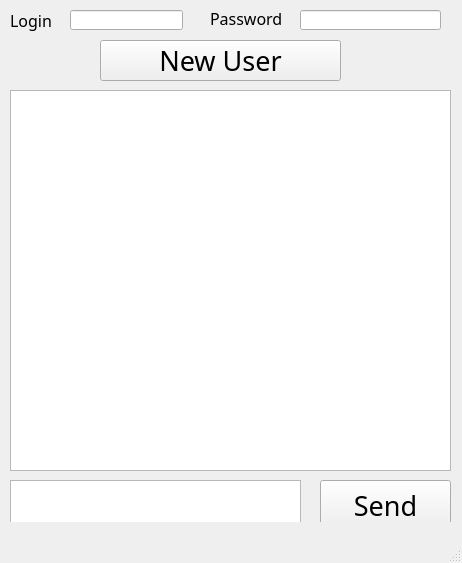
<?xml version="1.0" encoding="UTF-8"?>
<ui version="4.0">
 <class>ExampleMessenger</class>
 <widget class="QMainWindow" name="ExampleMessenger">
  <property name="geometry">
   <rect>
    <x>0</x>
    <y>0</y>
    <width>462</width>
    <height>563</height>
   </rect>
  </property>
  <property name="font">
   <font>
    <pointsize>24</pointsize>
   </font>
  </property>
  <property name="windowTitle">
   <string>Example Messenger</string>
  </property>
  <widget class="QWidget" name="centralwidget">
   <widget class="QTextBrowser" name="textBrowser">
    <property name="geometry">
     <rect>
      <x>10</x>
      <y>90</y>
      <width>441</width>
      <height>381</height>
     </rect>
    </property>
    <property name="font">
     <font>
      <pointsize>12</pointsize>
     </font>
    </property>
   </widget>
   <widget class="QTextEdit" name="message">
    <property name="geometry">
     <rect>
      <x>10</x>
      <y>480</y>
      <width>291</width>
      <height>51</height>
     </rect>
    </property>
    <property name="font">
     <font>
      <pointsize>12</pointsize>
     </font>
    </property>
   </widget>
   <widget class="QPushButton" name="pushButton">
    <property name="geometry">
     <rect>
      <x>320</x>
      <y>480</y>
      <width>131</width>
      <height>51</height>
     </rect>
    </property>
    <property name="font">
     <font>
      <family>Segoe Script</family>
      <pointsize>20</pointsize>
     </font>
    </property>
    <property name="text">
     <string>Send</string>
    </property>
   </widget>
   <widget class="QLabel" name="label_2">
    <property name="geometry">
     <rect>
      <x>10</x>
      <y>10</y>
      <width>51</width>
      <height>21</height>
     </rect>
    </property>
    <property name="font">
     <font>
      <family>Segoe Script</family>
      <pointsize>12</pointsize>
     </font>
    </property>
    <property name="text">
     <string>Login</string>
    </property>
   </widget>
   <widget class="QLineEdit" name="login">
    <property name="geometry">
     <rect>
      <x>70</x>
      <y>10</y>
      <width>113</width>
      <height>20</height>
     </rect>
    </property>
    <property name="font">
     <font>
      <pointsize>12</pointsize>
     </font>
    </property>
   </widget>
   <widget class="QLabel" name="label_3">
    <property name="geometry">
     <rect>
      <x>210</x>
      <y>10</y>
      <width>91</width>
      <height>16</height>
     </rect>
    </property>
    <property name="font">
     <font>
      <family>Segoe Script</family>
      <pointsize>12</pointsize>
     </font>
    </property>
    <property name="text">
     <string>Password</string>
    </property>
   </widget>
   <widget class="QLineEdit" name="password">
    <property name="geometry">
     <rect>
      <x>300</x>
      <y>10</y>
      <width>141</width>
      <height>20</height>
     </rect>
    </property>
    <property name="font">
     <font>
      <pointsize>12</pointsize>
     </font>
    </property>
   </widget>
   <widget class="QPushButton" name="create_user_button">
    <property name="geometry">
     <rect>
      <x>100</x>
      <y>40</y>
      <width>241</width>
      <height>41</height>
     </rect>
    </property>
    <property name="font">
     <font>
      <family>Segoe Script</family>
      <pointsize>20</pointsize>
     </font>
    </property>
    <property name="text">
     <string>New User</string>
    </property>
   </widget>
  </widget>
  <widget class="QStatusBar" name="statusbar"/>
 </widget>
 <resources/>
 <connections/>
</ui>
